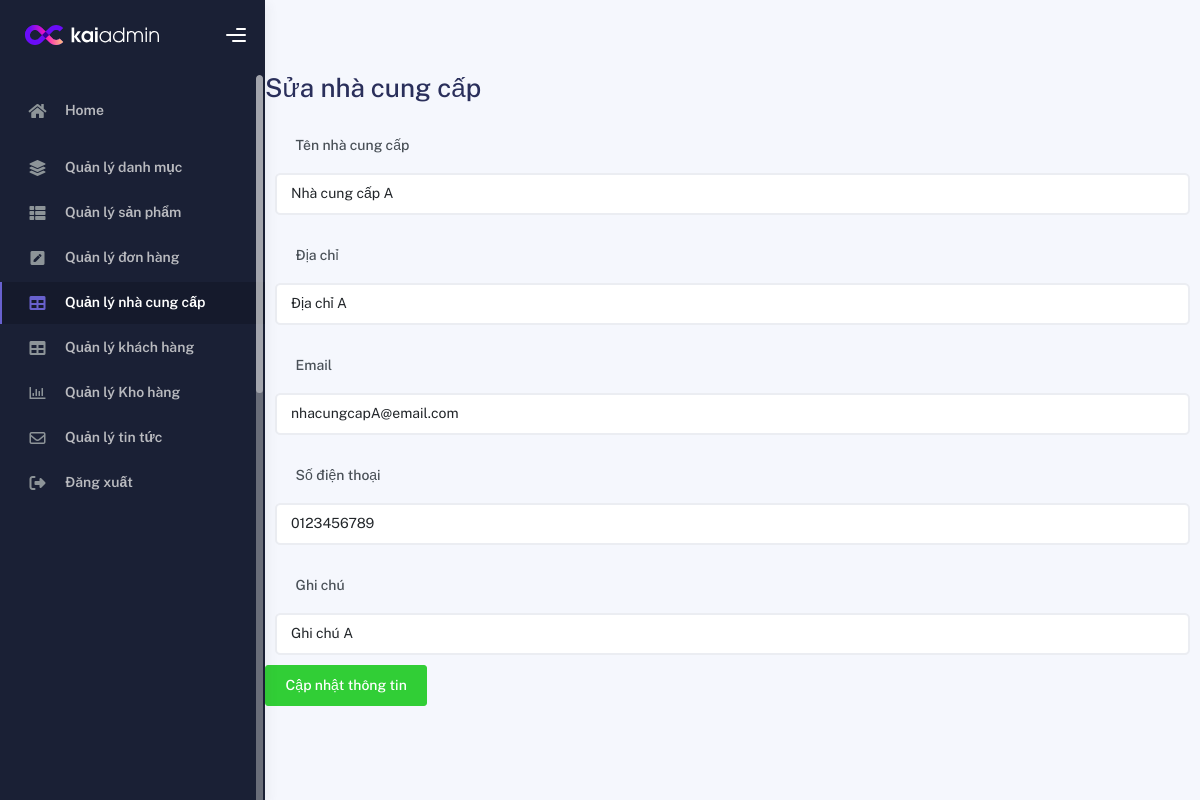
Page /Admin/Quanlynhacungcap/suanhacungcap.php?id=1 (signed in) on the committed database.
### tables this page shows
CREATE TABLE `nhacungcap` (
  `maNhaCungCap` int(20) NOT NULL,
  `tenNhaCungCap` varchar(255) NOT NULL,
  `diaChi` varchar(250) NOT NULL,
  `email` varchar(30) NOT NULL,
  `soDienThoai` varchar(10) NOT NULL,
  `ghiChu` varchar(255) DEFAULT NULL
);

### Admin/Quanlynhacungcap/suanhacungcap.php (the view, shortened to what this page needs)
<?php
$id = $_GET['id'];
require_once 'ketnoi.php';
$sql = "SELECT * FROM nhacungcap WHERE maNhaCungCap= $id";
$result = mysqli_query($conn, $sql);
$row = mysqli_fetch_assoc($result);
?>
<!DOCTYPE html>
<html lang="en">
<head>
    <link href="../assets/fonts/font-awesome-pro-v6-6.2.0/css/all.min.css" rel="stylesheet" type="text/css" />
    <link rel="stylesheet" href="https://cdnjs.cloudflare.com/ajax/libs/font-awesome/6.5.2/css/all.min.css">
    <link rel="stylesheet" href="../assets/css/bootstrap.min.css" />
    <link rel="stylesheet" href="../assets/css/plugins.min.css" />
    <link rel="stylesheet" href="../assets/css/kaiadmin.min.css" />
    <link rel="stylesheet" href="../assets/css/demo.css" />
</head>
<body>
    <div class="sidebar" data-background-color="dark">
        <div class="sidebar-logo">
            <div class="logo-header" data-background-color="dark">
                <a href="/Demo/Admin/trangchu.php" class="logo">
                    <img src="/Demo/Admin/assets/img/kaiadmin/logo_light.svg" alt="navbar brand" class="navbar-brand" height="20">
                </a>
                <div class="nav-toggle">
                    <button class="btn btn-toggle toggle-sidebar">
                        <i class="gg-menu-right"></i>
                    </button>
                </div>
            </div>
        </div>
        <div class="scroll-wrapper sidebar-wrapper scrollbar scrollbar-inner" style="position: relative;">
            <div class="sidebar-wrapper scrollbar scrollbar-inner scroll-content scroll-scrolly_visible" style="height: auto; margin-bottom: 0px; margin-right: 0px; max-height: 427px;">
                <div class="sidebar-content">
                    <ul class="nav nav-secondary">
                        <li class="nav-item">
                            <a href="/Demo/Admin/trangchu.php" class="collapsed" aria-expanded="false">
                                <i class="fas fa-home"></i>
                                <p>Home</p>
                            </a>
                        </li>
                        <li class="nav-item">
                            <a href="/Demo/Admin/Quanlydanhmuc/hienthi.php">
                                <i class="fas fa-layer-group"></i>
                                <p>Quản lý danh mục</p>
                            </a>
                        </li>
                        <li class="nav-item">
                            <a href="/Demo/Admin/Quanlysanpham/hienthi.php">
                                <i class="fas fa-th-list"></i>
                                <p>Quản lý sản phẩm</p>
                            </a>
                        </li>
                        <li class="nav-item">
                            <a href="/Demo/Admin/Quanlydonhang/hienthi.php">
                                <i class="fas fa-pen-square"></i>
                                <p>Quản lý đơn hàng</p>
                            </a>
                        </li>
                        <li class="nav-item active">
                            <a href="/Demo/Admin/Quanlynhacungcap/hienthi.php">
                                <i class="fas fa-table"></i>
                                <p>Quản lý nhà cung cấp</p>
                            </a>
                        </li>
                        <li class="nav-item">
                            <a href="/Demo/Admin/Quanlykhachhang/hienthi.php">
                                <i class="fas fa-table"></i>
                                <p>Quản lý khách hàng</p>
                            </a>
                        </li>
                        <li class="nav-item">
                            <a href="/Demo/Admin/Quanlykhohang/Khohang.php">
                                <i class="far fa-chart-bar"></i>
                                <p>Quản lý Kho hàng</p>
                            </a>
                        </li>
                        <li class="nav-item">
                            <a href="/Demo/Admin/Quanlytintuc/news.php">
                                <i class="fa-regular fa-envelope"></i>
                                <p>Quản lý tin tức</p>
                            </a>
                        </li>
                        <li class="nav-item">
                            <a href="/Demo/Admin/logout.php">
                                <i class="fa-solid fa-right-from-bracket"></i>
                                <p>Đăng xuất</p>
                            </a>
                        </li>
                    </ul>
                </div>
            </div>
            <div class="scroll-element scroll-y scroll-scrolly_visible">
                <div class="scroll-element_outer">
                    <div class="scroll-element_size"></div>
                    <div class="scroll-element_track"></div>
                    <div class="scroll-bar" style="height: 318px; top: 0px;"></div>
                </div>
            </div>
        </div>
    </div>
    <div class="main-panel">
        <div class="container">
            <h2>Sửa nhà cung cấp</h2>
            <form method="POST">
                <div class="form-group">
                    <label for="tennhacungcap" class="btn">Tên nhà cung cấp</label>
                    <input type="text" name="tennhacungcap" class="form-control" name="tennhacungcap" value="<?php echo $row['tenNhaCungCap'] ?>">
                </div>
                <div class="form-group">
                    <label for="diachi" class="btn">Địa chỉ</label>
                    <input type="text" name="diachi" class="form-control" name="diachi" value="<?php echo $row['diaChi'] ?>">
                </div>
                <div class="form-group">
                    <label for="email" class="btn">Email</label>
                    <input type="text" name="email" class="form-control" name="email" value="<?php echo $row['email'] ?>">
                </div>
                <div class="form-group">
                    <label for="sodienthoai" class="btn">Số điện thoại</label>
                    <input type="text" name="sodienthoai" class="form-control" name="sodienthoai" value="<?php echo $row['soDienThoai'] ?>">
                </div>
                <div class="form-group">
                    <label for="ghichu" class="btn">Ghi chú</label>
                    <input type="text" name="ghichu" class="form-control" name="ghichu" value="<?php echo $row['ghiChu'] ?>">
                </div>
                <button name="submit" class="btn btn-success">Cập nhật thông tin</button>
            </form>
        </div>
    </div>
</body>
</html>

### rows in the picture
nhacungcap: tennhacungcap "Nhà cung cấp A", diachi "Địa chỉ A", email "nhacungcapA@email.com", sodienthoai "0123456789", ghichu "Ghi chú A"
